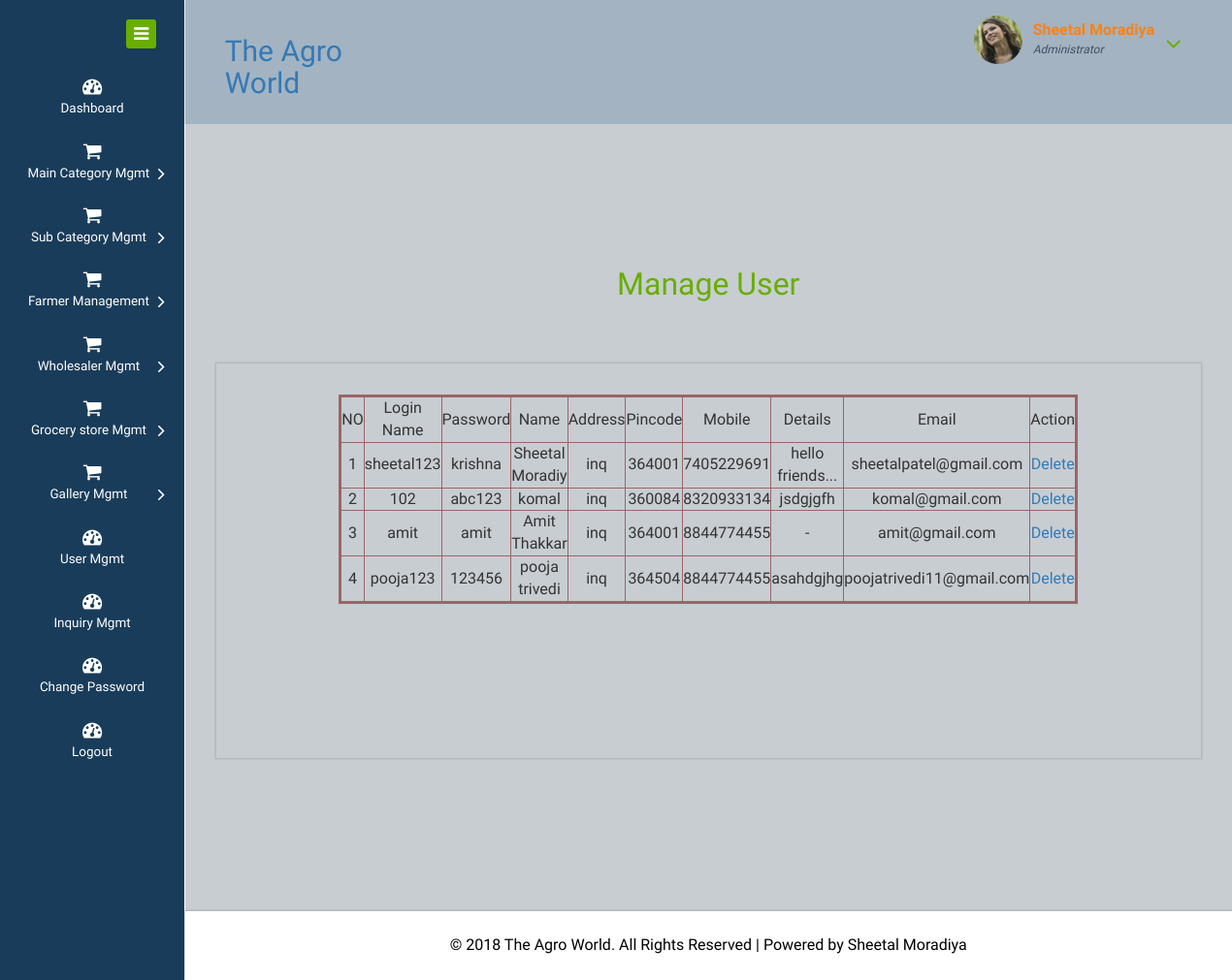
Page /Website/admin/user_mgmt.php (signed in) on the committed database.
### tables this page shows
CREATE TABLE IF NOT EXISTS `tbl_user` (
  `u_id` int(11) NOT NULL AUTO_INCREMENT,
  `u_login` varchar(20) NOT NULL,
  `password` varchar(15) NOT NULL,
  `uname` varchar(15) NOT NULL,
  `uaddress` varchar(255) NOT NULL,
  `pincode` int(6) NOT NULL,
  `mobile` varchar(14) NOT NULL,
  `details` varchar(50) NOT NULL,
  `email` varchar(35) NOT NULL,
  `flag` int(1) NOT NULL,
  PRIMARY KEY (`u_id`)
);

### Website/admin/user_mgmt.php (the view, shortened to what this page needs)
<!DOCTYPE HTML>
<html>
<head>
<link href="css/bootstrap.css" rel="stylesheet" type="text/css" media="all">
<link href="css/style.css" rel="stylesheet" type="text/css" media="all"/>
<link href="css/font-awesome.css" rel="stylesheet">
</head>
<body>
<div class="page-container">
   <div class="left-content">
	   <div class="mother-grid-inner">
				<div class="header-main">
					<div class="header-left">
						<?php include("logo.php") ?>
							<div class="clearfix"> </div>
						 </div>
						 <div class="header-right">
							<?php include("top_menu.php");?>
							<div class="clearfix"> </div>
						</div>
				     <div class="clearfix"> </div>
				</div>
<div class="inner-block">
    <div class="blank">
    	<h2 align="center" class="style1">Manage User </h2>
    	<div class="blankpage-main">
    	  <form name="form1" method="post" action="" id="form1">
    	    <table width="77%" height="80" border="3" align="center" bordercolor="#996666" bgcolor="#66CCCC" >
              <tr>
                <td width="7%" height="35"><div align="center">NO</div></td>
                <td width="12%"><div align="center">Login Name </div></td>
                <td width="16%"><div align="center">Password</div></td>
                <td width="16%"><div align="center">Name</div></td>
                <td width="16%"><div align="center">Address</div></td>
                <td width="16%"><div align="center">Pincode</div></td>
                <td width="16%"><div align="center">Mobile</div></td>
				<td width="16%"><div align="center">Details</div></td>
				<td width="16%"><div align="center">Email</div></td>
                <td colspan="3"><div align="center">Action</div></td>
              </tr>
			  <?php
						$no=1;
						$q=mysql_query("select * from tbl_user") or die("display Fail");
						while($data=mysql_fetch_array($q))
						{
			?>
              <tr>
                <td><div align="center"><?php echo $no;?></div></td>
                <td><div align="center"><?php echo $data['u_login'];?></div></td>
                <td><div align="center"><?php echo $data['password'];?></div></td>
                <td><div align="center"><?php echo $data['uname'];?></div></td>
                <td><div align="center"><?php echo $data['uaddress'];?></div></td>
                <td><div align="center"><?php echo $data['pincode'];?></div></td>
                <td><div align="center"><?php echo $data['mobile'];?></div></td>
				<td><div align="center"><?php echo $data['details'];?></div></td>
				<td><div align="center"><?php echo $data['email'];?></div></td>
                <td width="13%"><div align="center"><a href="user_del.php?did=<?php echo $data['u_id'];?>" onClick="return fun1();">Delete</a></div></td>
              </tr>
					<?php
							$no++;
						}
					?>
            </table>
            </form>
    	  <p>&nbsp;</p>
    	  <p>&nbsp;</p>
    	  <p>&nbsp;</p>
    	  <p>&nbsp;</p>
    	</div>
    </div>
</div>
<?php include("copyrights.php") ?>
</div>
</div>
    <div class="sidebar-menu">
		  	<div class="logo"> <a href="#" class="sidebar-icon"> <span class="fa fa-bars"></span> </a>  </div>
		    <?php include("menu.php");?>
	 </div>
</div>
</body>
</html>

### rows in the picture
tbl_user: u_login "sheetal123", password "krishna", uname "Sheetal Moradiy", uaddress "inq", pincode "364001", mobile "7405229691", details "hello friends...", email "sheetalpatel@gmail.com"
tbl_user: u_login "102", password "abc123", uname "komal", uaddress "inq", pincode "360084", mobile "8320933134", details "jsdgjgfh", email "komal@gmail.com"
tbl_user: u_login "amit", password "amit", uname "Amit Thakkar", uaddress "inq", pincode "364001", mobile "8844774455", details "-", email "amit@gmail.com"
tbl_user: u_login "pooja123", password "123456", uname "pooja trivedi", uaddress "inq", pincode "364504", mobile "8844774455", details "asahdgjhg", email "poojatrivedi11@gmail.com"
